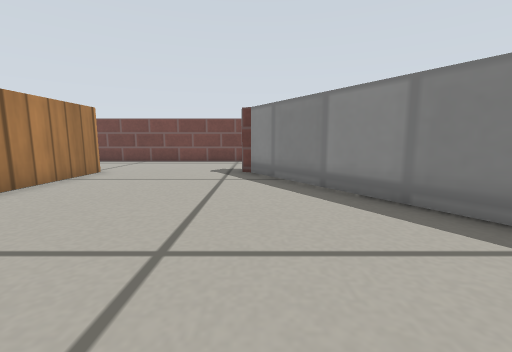
[1] (above)

20 first-person views from a walk through a world built for the Gazebo simulator. The camera is 0.23 m above the floor, tilts 8° down and sees 90° across. The floor is counted in squares, 0.2 m on a side. Each view is taken from the middle of a square. On the plan, view 1 faces up. The plan holds only what a view shows up to about 12 squares ahead; the rest is blank. Gazebo's built-in surfaces are drawn with simple patterns.

[2]
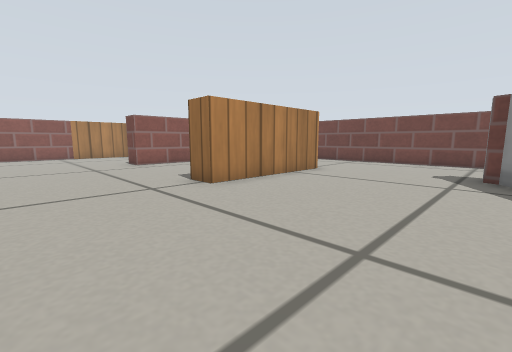

[3]
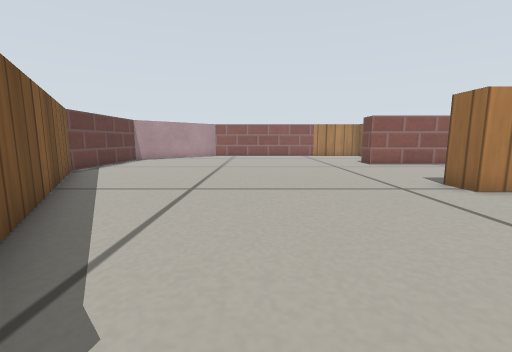

[4]
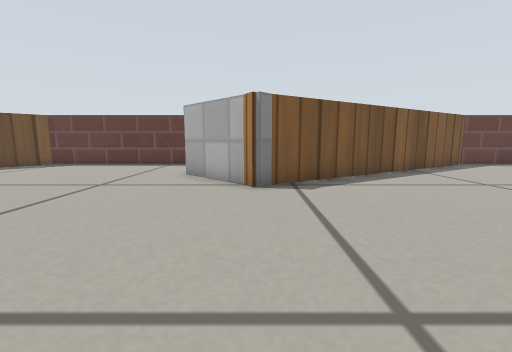

[5]
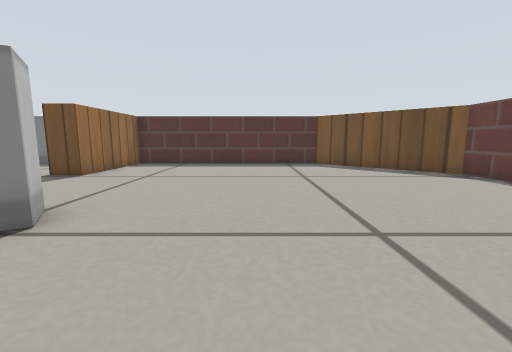

[6]
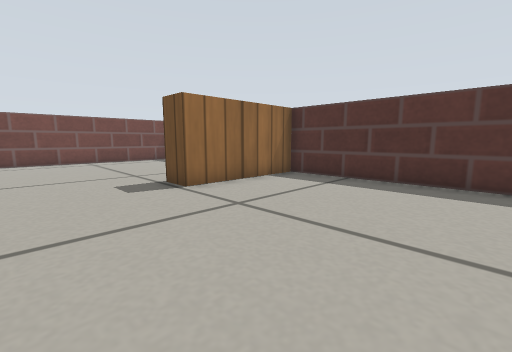

[7]
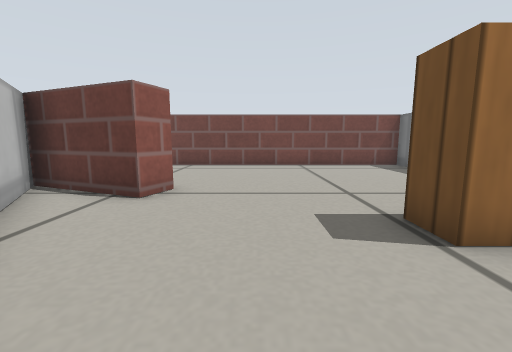

[8]
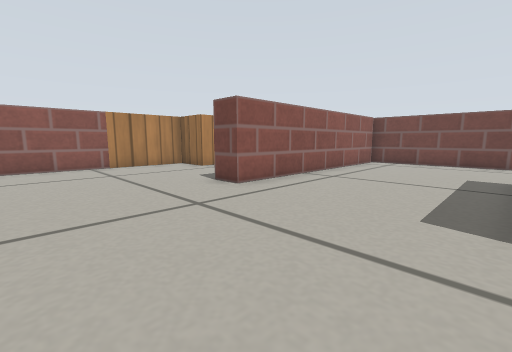

[9]
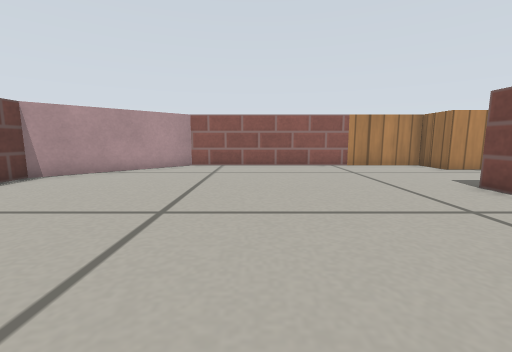

[10]
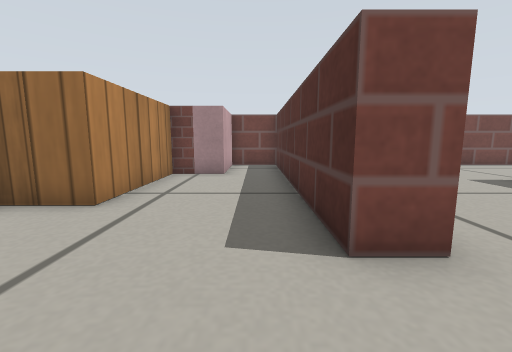

[11]
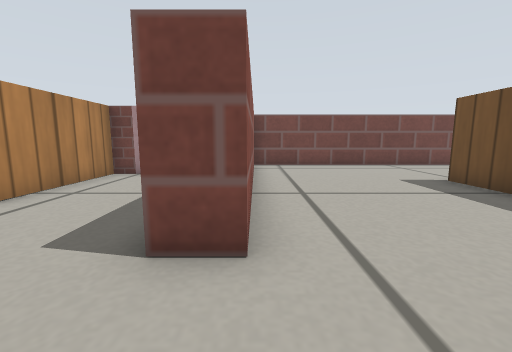

[12]
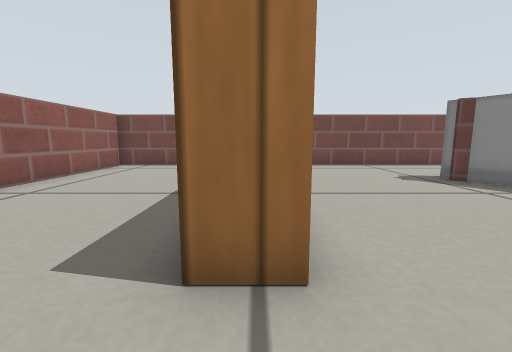

[13]
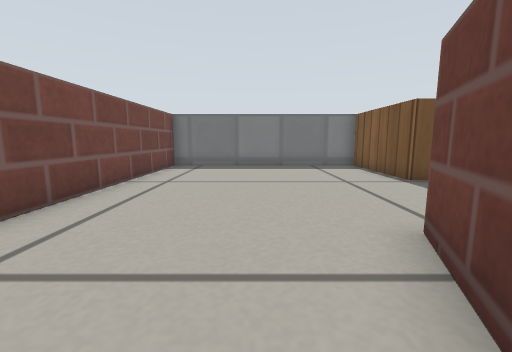

[14]
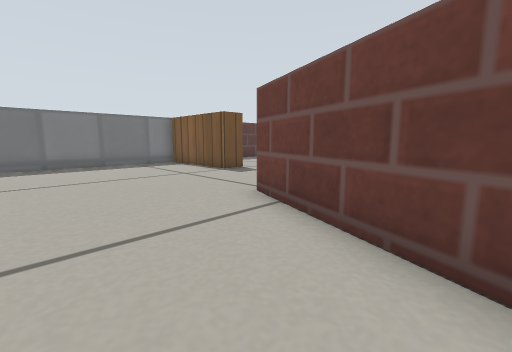

[15]
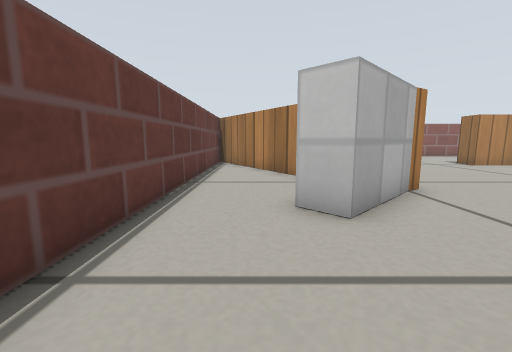

[16]
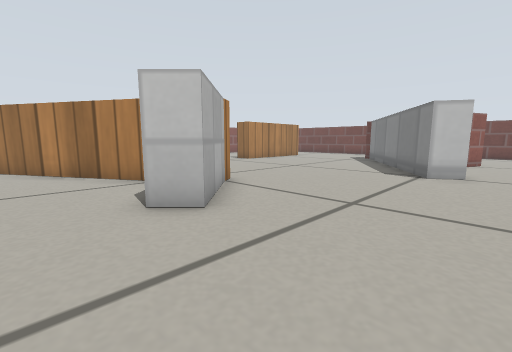

[17]
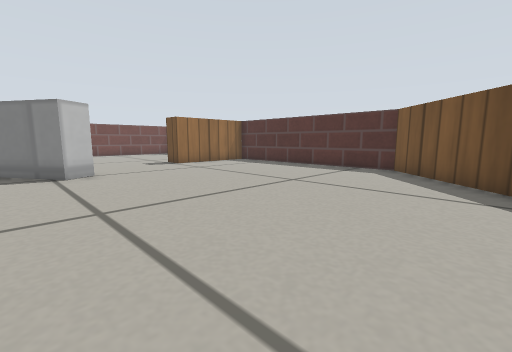

[18]
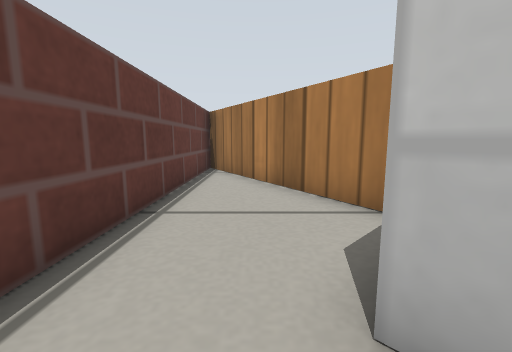

[19]
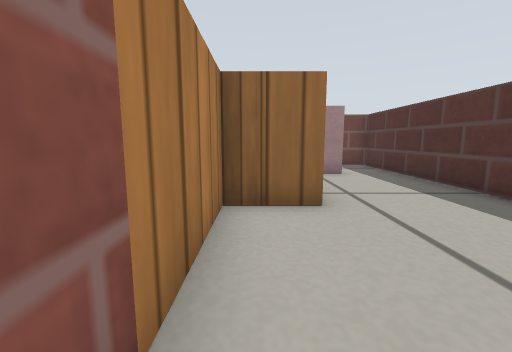

[20]
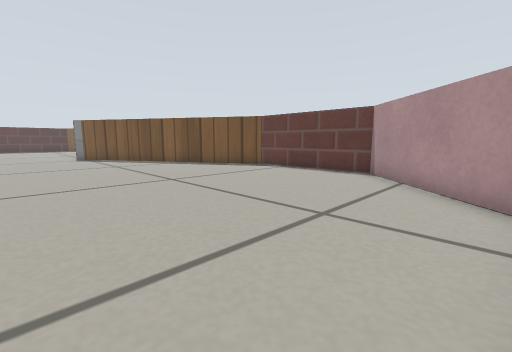

### Floor plan
Points are (right, up) in squares from view 1. A wall is a line through its corners. A room is listed if a view was taken in it or the views show most of it. See-through windows are left out.
Room 1 (views 1, 2, 3, 4, 5, 6, 7, 8, 9, 10, 11, 12, 13, 14, 15, 16, 17, 18, 19, 20)
walls: (-0.1, -2.2) (2.4, -4.6) (1.6, -5.4); (-0.4, -2.5) (0, -2) (0.4, -2.6); (-6.6, 7.3) (-6.6, 9.3); (-1, -4) (-7.5, -7.9) (9.5, -7.9) (13.4, -3.9) (13.4, 4.6) (9.2, 4.6) (9.2, 5.6) (13.4, 5.6) (13.4, 13.6) (-15.1, 13.6) (-15.1, 10.6) (-16.8, 10.6) (-16.8, 6.4) (-18.6, 6.4) (-18.6, -3.9) (-14.6, -7.9) (-9.5, -7.9) (0.1, -2.2); (0.9, 9.6) (5.1, 7.9) (4.7, 7) (1.4, 8.3); (5.2, 2.5) (4.3, 1.9) (-0.2, 9.1); (-5.6, 9.3) (-5.6, 3.9) (-6.6, 3.9); (-12.1, 13.5) (-12.1, 4.4) (-13.1, 4.4) (-13.1, 13.5)

Positions as (right, up) in squares from view 1, and headings:
1: (0, 0), facing up
2: (0, 0), facing up-left
3: (0, -1), facing left
4: (0, 4), facing down
5: (1, -1), facing right
6: (6, -1), facing up-right
7: (7, 2), facing up
8: (-7, 0), facing up-left
9: (-7, -1), facing left
10: (-14, 2), facing up
11: (-12, 2), facing up
12: (-6, 2), facing up
13: (2, 10), facing right
14: (1, 12), facing down-right
15: (6, -6), facing left
16: (6, -7), facing up-left
17: (3, -7), facing up-right
18: (3, -6), facing left
19: (-18, 2), facing up
20: (-18, 1), facing down-right
